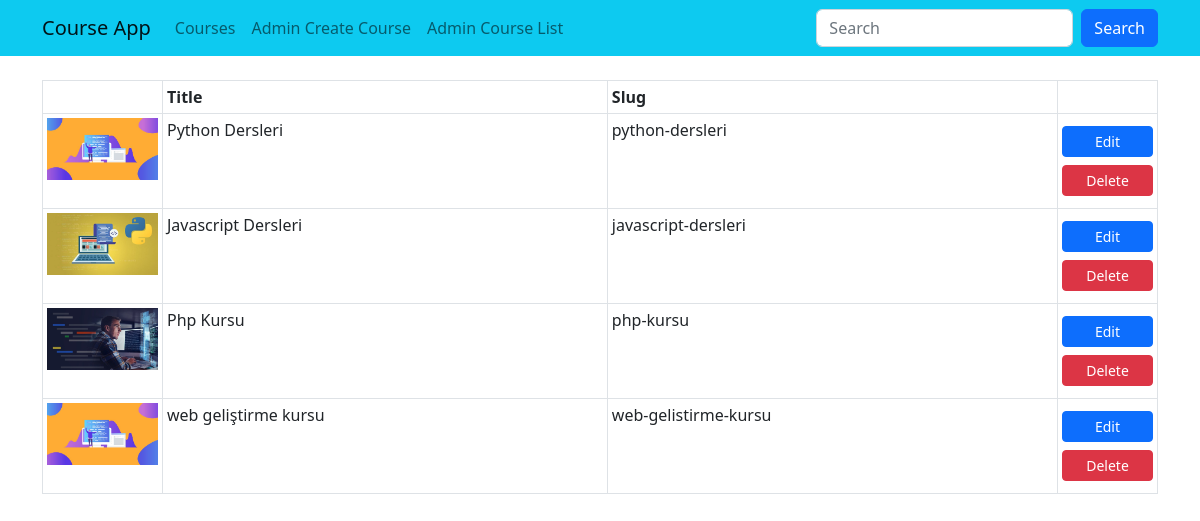
The page /courses/course-list on the database as committed earlier.
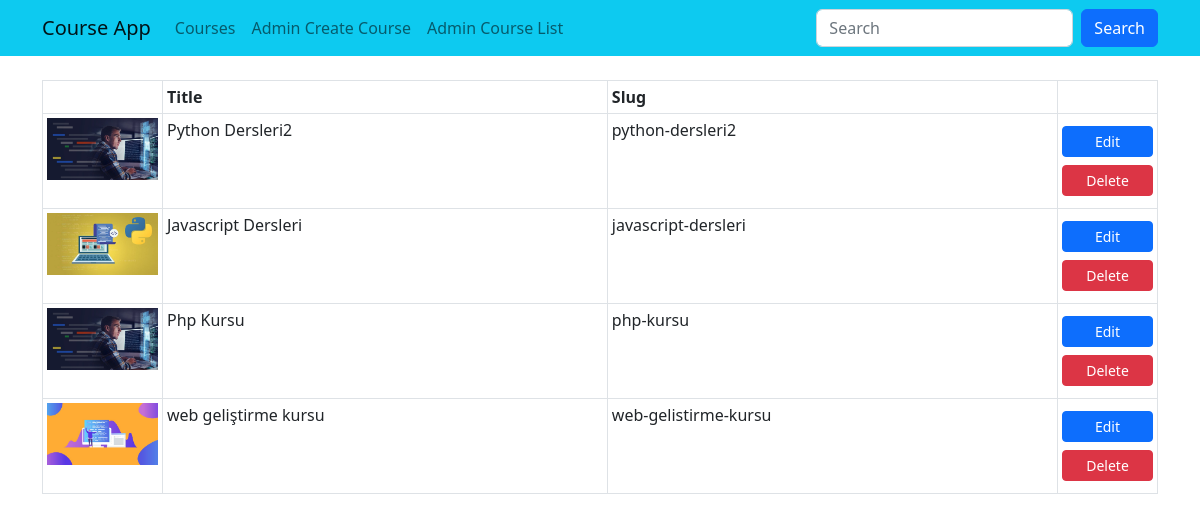
The same page on the database as committed later.
### courses/models.py (models this page shows, shortened)
class Course(models.Model):
    title = models.CharField(max_length=50)
    description =models.TextField()
    image = models.ImageField(upload_to="images",default="")
    date = models.DateField(auto_now_add=True)
    isActive = models.BooleanField(default=False)
    isHome = models.BooleanField(default=False)
    slug = models.SlugField(null=False,default="",unique=True, db_index=True,blank=True,editable=False)
    categories = models.ManyToManyField(Category,related_name="kurslar",blank=True)

### courses/views.py (the view)
# urls.py: path("course-list",views.courseList, name="course_list"),
def courseList(request):
    courses = Course.objects.all()
    return render(request,"courses/course-list.html",{
        "courses":courses,
    })

### courses/templates/courses/course-list.html (shortened to what this page needs)
{% extends "layout.html" %}
{% load static %}
{% block css_files %}
    <link rel="stylesheet" href="{% static "/courses/css/style.css" %}">
{% endblock css_files %}
{% block content %}
    <div class="container">
        <div class="row mt-4">
            <div class="col-12">
                <table class="table table-sm table-bordered">
                    <thead>
                        <tr>
                            <th style="width: 120px;"></th>
                            <th>Title</th>
                            <th>Slug</th>
                            <th style="width: 100px;"></th>
                        </tr>
                    </thead>
                    <tbody>
                        {% for course in courses %}
                        <tr>
                            <td><img class = "img-fluid" src="{{course.image.url}}" alt="{{course.slug}}"></td>
                            <td>{{course.title}}</td>
                            <td>{{course.slug}}</td>
                            <td class="align-middle">
                                <a href="{% url "course_edit" course.id %}" class="btn btn-primary btn-sm w-100 mb-2 mt-2">Edit</a>
                                <a href="{% url "course_delete" course.id %}" class="btn btn-danger btn-sm w-100 mb-2">Delete</a>
                            </td>
                        </tr>
                    {% endfor %}
                    </tbody>
                </table>
            </div>
        </div>
    </div>
{% endblock content %}

### templates/layout.html (shortened to what this page needs)
{% load static %}
<!DOCTYPE html>
<html lang="en">
<head>
    <link rel="stylesheet" href="{% static "/css/bootstrap.min.css" %}" />
    {% block css_files %}{% endblock css_files %}
</head>
<body>
    {% include "partials/_nav.html" %}
    {% block content %} {% endblock content%}
</body>
</html>

### templates/partials/_nav.html
<nav class = "navbar navbar-expand-lg bg-info">
    <div class="container">
        <a href="{% url "courses" %}" class="navbar-brand">Course App</a>
        <ul class="navbar-nav me-auto">
            <li class="nav-item">
                <a href="{% url "courses" %}" class="nav-link">Courses</a>
            </li>
            <li class="nav-item">
                <a href="{% url "create_course" %}" class="nav-link">Admin Create Course</a>
            </li>
            <li>
                <a href="{% url "course_list" %}" class="nav-link">Admin Course List</a>
            </li>
        </ul>
        <form action="{% url "search" %}" method="GET" class="d-flex">
            <input class="form-control me-2" name="q" type="text" placeholder="Search" aria-label="Search">
            <button class="btn btn-primary" type="submit">Search</button>
        </form>
    </div>
</nav>

Rows that differ between the two databases and show on the page:
changed Course: image: a different picture; title "Python Dersleri" → "Python Dersleri2"; slug "python-dersleri" → "python-dersleri2"
